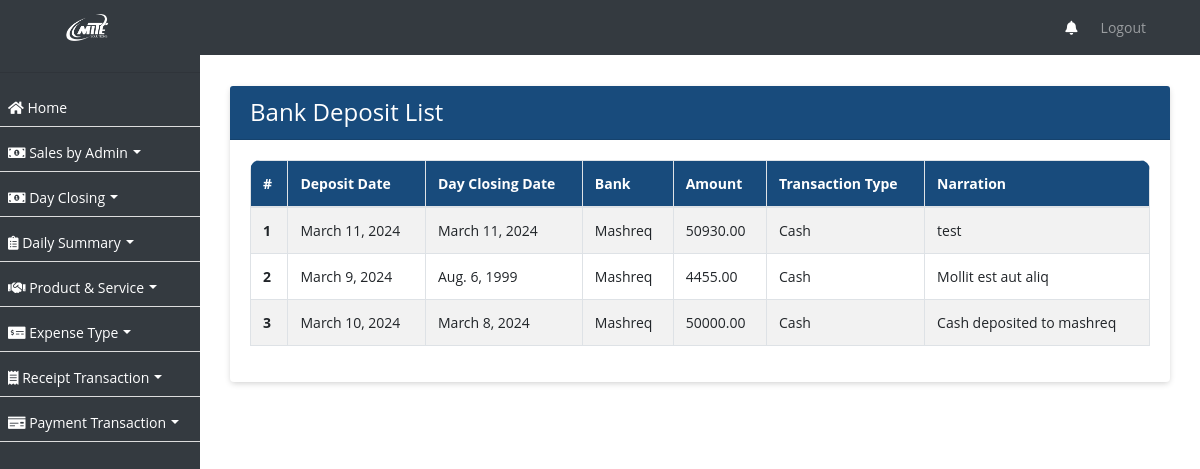
Before: /bank-deposit/ with the older database file.
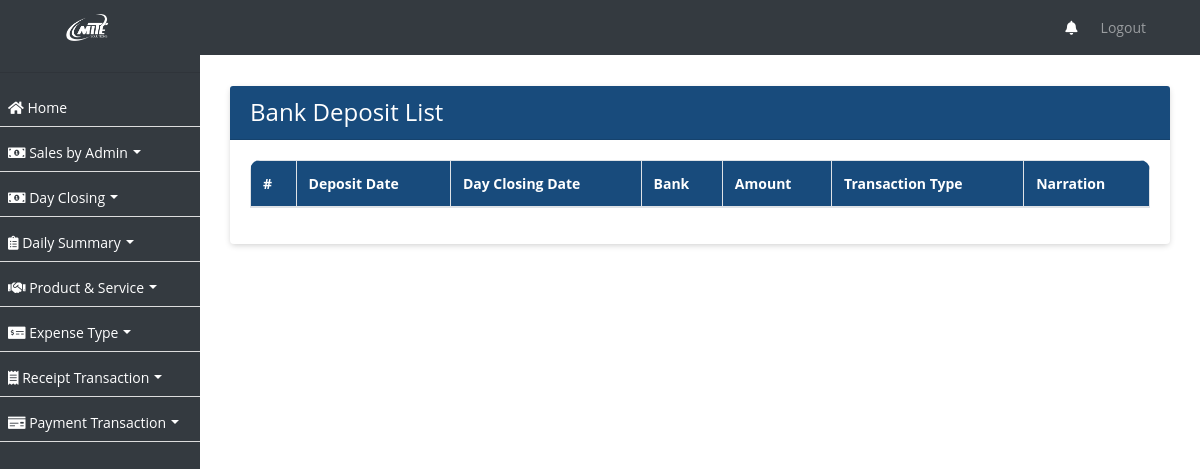
After: the same page with the newer database file.
### ezshopapp/models.py (models this page shows, shortened)
class BankDeposit(models.Model):
    date = models.DateField()
    deposit_date = models.DateField(null=True, blank=True)
    amount = models.DecimalField(max_digits=10, decimal_places=2)
    transaction_type = models.CharField(max_length=20)
    narration = models.TextField()
    bank = models.ForeignKey(Bank, on_delete=models.CASCADE, null=True, blank=True)  # ForeignKey to Bank model
    created_on = models.DateTimeField(auto_now_add=True, null=True)

class Bank(models.Model):
    name = models.CharField(max_length=255)
    account_number = models.CharField(max_length=50)
    opening_balance = models.DecimalField(max_digits=10, decimal_places=2)
    created_on = models.DateTimeField(auto_now_add=True, null=True)

### ezshopapp/views.py (the view)
# urls.py: path('bank-deposit/', BankDepositListView.as_view(), name='bank_deposit_list'),
class BankDepositListView(ListView):
    model = BankDeposit
    template_name = 'bank_deposit_list.html'
    def get_queryset(self):
        return BankDeposit.objects.order_by('-created_on')

### ezshopapp/templates/bank_deposit_list.html (shortened to what this page needs)
{% extends 'base.html' %}
{% block content %}
<div class="container">
  <div class="card">
    <div class="card-header">
      <h4 class="mb-0 text-white">Bank Deposit List</h4>
    </div>
    <div class="card-body">
      <div class="table-responsive">
        <table class="table table-bordered table-striped nowrap" id="bdlist">
          <thead>
            <tr>
              <th scope="col">#</th>
              <th scope="col">Deposit Date</th>
              <th scope="col">Day Closing Date</th>
              <th scope="col">Bank</th>
              <th scope="col">Amount</th>
              <th scope="col">Transaction Type</th>
              <th scope="col">Narration</th>
            </tr>
          </thead>
          <tbody>
            {% for bank_deposit in object_list %}
              <tr>
                <th scope="row">{{ forloop.counter }}</th>
                <td>{{ bank_deposit.date }}</td>
                <td>{{ bank_deposit.deposit_date }}</td>
                <td>{{ bank_deposit.bank.name }}</td>
                <td>{{ bank_deposit.amount }}</td>
                <td>{{ bank_deposit.transaction_type }}</td>
                <td>{{ bank_deposit.narration }}</td>
              </tr>
            {% endfor %}
          </tbody>
        </table>
      </div>
    </div>
  </div>
</div>
{% endblock %}

Changed rows visible on the page:
removed BankDeposit: date "March 11, 2024", deposit_date "March 11, 2024", bank.name "Mashreq", amount "50930.00", transaction_type "Cash", narration "test"
removed BankDeposit: date "March 9, 2024", deposit_date "Aug. 6, 1999", bank.name "Mashreq", amount "4455.00", transaction_type "Cash", narration "Mollit est aut aliq"
removed BankDeposit: date "March 10, 2024", deposit_date "March 8, 2024", bank.name "Mashreq", amount "50000.00", transaction_type "Cash", narration "Cash deposited to mashreq"
